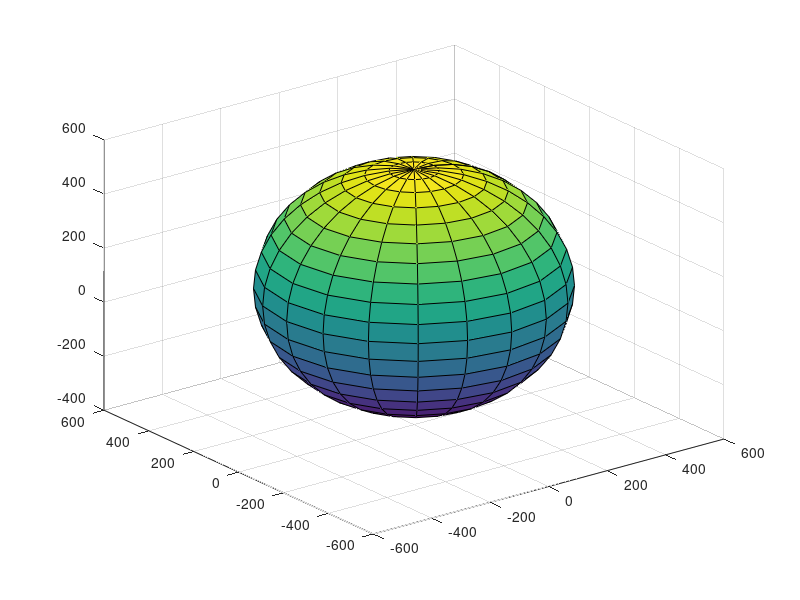

Here is the MATLAB script that generated this plot:
function generateWorkspaceSphere()
    [x,y,z] = sphere;
    sphere_start = [0 0 109.03]';
    sphere_radius = 163.32 + 163.71 + 108.70;
    x = x*sphere_radius;
    y = y*sphere_radius;
    z = z*sphere_radius;
    surf(x + sphere_start(1), y + sphere_start(2), z + sphere_start(3))

